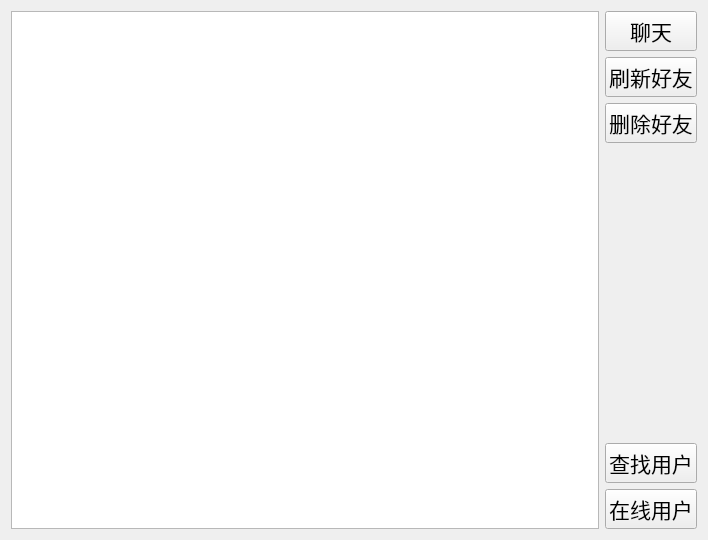
<?xml version="1.0" encoding="UTF-8"?>
<ui version="4.0">
 <class>Friend</class>
 <widget class="QWidget" name="Friend">
  <property name="geometry">
   <rect>
    <x>0</x>
    <y>0</y>
    <width>708</width>
    <height>540</height>
   </rect>
  </property>
  <property name="windowTitle">
   <string>Form</string>
  </property>
  <layout class="QHBoxLayout" name="horizontalLayout">
   <item>
    <widget class="QListWidget" name="listWidget"/>
   </item>
   <item>
    <layout class="QVBoxLayout" name="verticalLayout">
     <item>
      <widget class="QPushButton" name="chat_PB">
       <property name="font">
        <font>
         <pointsize>16</pointsize>
        </font>
       </property>
       <property name="text">
        <string>聊天</string>
       </property>
      </widget>
     </item>
     <item>
      <widget class="QPushButton" name="flush_PB">
       <property name="font">
        <font>
         <pointsize>16</pointsize>
        </font>
       </property>
       <property name="text">
        <string>刷新好友</string>
       </property>
      </widget>
     </item>
     <item>
      <widget class="QPushButton" name="del_PB">
       <property name="font">
        <font>
         <pointsize>16</pointsize>
        </font>
       </property>
       <property name="text">
        <string>删除好友</string>
       </property>
      </widget>
     </item>
     <item>
      <spacer name="verticalSpacer">
       <property name="orientation">
        <enum>Qt::Vertical</enum>
       </property>
       <property name="sizeHint" stdset="0">
        <size>
         <width>20</width>
         <height>40</height>
        </size>
       </property>
      </spacer>
     </item>
     <item>
      <widget class="QPushButton" name="findUser_PB">
       <property name="font">
        <font>
         <pointsize>16</pointsize>
        </font>
       </property>
       <property name="text">
        <string>查找用户</string>
       </property>
      </widget>
     </item>
     <item>
      <widget class="QPushButton" name="onlineUser_PB">
       <property name="font">
        <font>
         <pointsize>16</pointsize>
        </font>
       </property>
       <property name="text">
        <string>在线用户</string>
       </property>
      </widget>
     </item>
    </layout>
   </item>
  </layout>
 </widget>
 <resources/>
 <connections/>
</ui>
